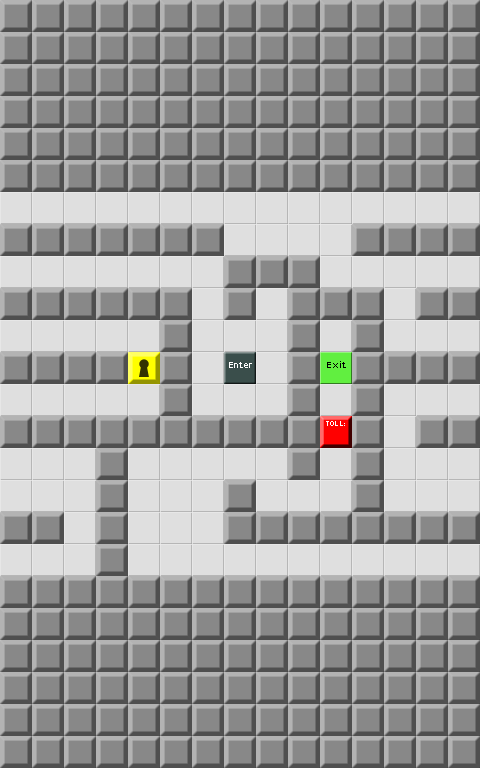

This game map was drawn from its Tiled (.tmx) file and the tilesets committed beside it. A one-line description and the trimmed map source follow:
An orthogonal 15x24 tile map with 32x32 px tiles, 1 tile layer (Map) and 9 objects.

<map version="1.0" orientation="orthogonal" width="15" height="24" tilewidth="32" tileheight="32">
 <tileset firstgid="1" source="devgraphics.tsx" />
 <layer name="Map" width="15" height="24">
  <data>[360 cells, 360 non-empty, 6 distinct tile ids]</data>
 </layer>
 <objectgroup name="Enemies" width="15" height="24">
  <object gid="9" x="64" y="224">
   <properties>
    <property name="direction" value="right" />
   </properties>
  </object>
 </objectgroup>
 <objectgroup name="Items" width="15" height="24">
  <object gid="12" x="256" y="320" />
  <object gid="12" x="384" y="352" />
  <object gid="12" x="448" y="480" />
  <object gid="12" x="32" y="512" />
  <object gid="12" x="160" y="544" />
  <object gid="12" x="128" y="480" />
  <object gid="4" x="224" y="256" />
  <object gid="8" x="192" y="352">
   <properties>
    <property name="Text" value="I called tech support but the line was busy. Then I remembered that I am tech support.\nJust keep playing, I guess." />
   </properties>
  </object>
 </objectgroup>
 <objectgroup name="Tools" width="15" height="24" />
 <objectgroup name="Parameters" width="15" height="24">
  <properties>
   <property name="time" value="160" />
   <property name="wrapAround" value="true" />
  </properties>
 </objectgroup>
</map>
